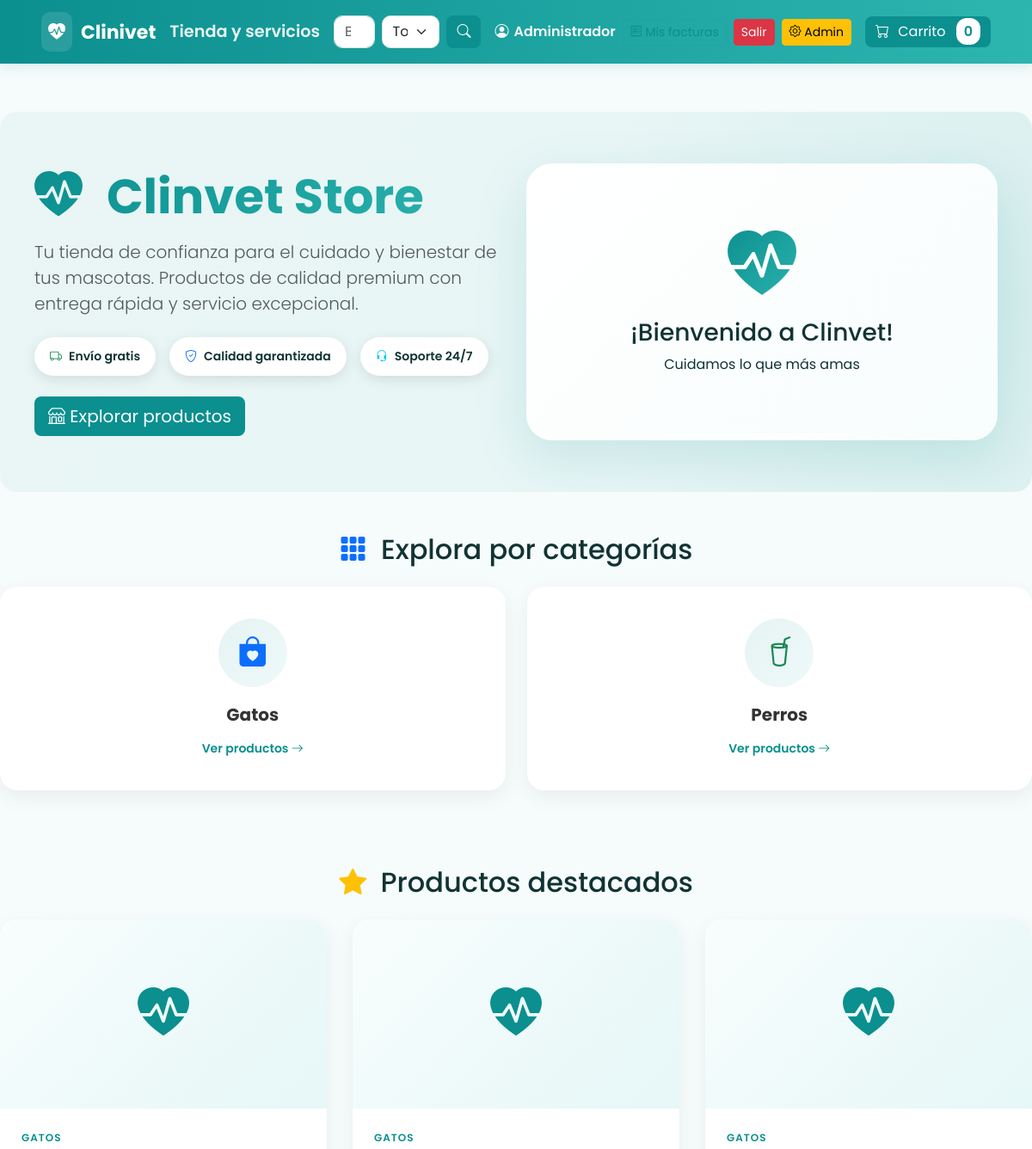
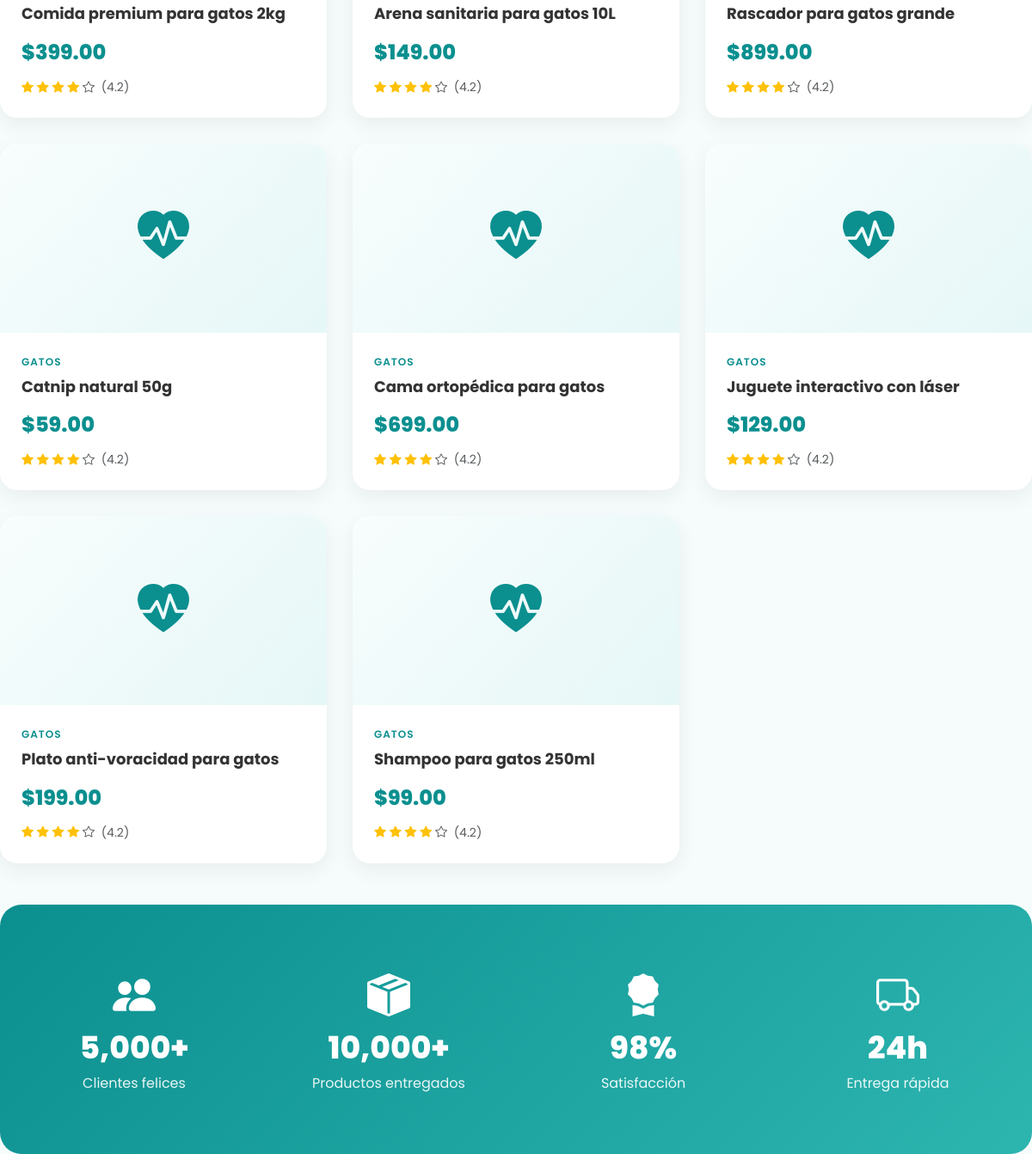
Page /backend/public/index.php?page=home (signed in) on the committed database (2 pictures, top to bottom).
### tables this page shows
CREATE TABLE IF NOT EXISTS categories (
  id INT AUTO_INCREMENT PRIMARY KEY,
  name VARCHAR(100) NOT NULL
);

CREATE TABLE IF NOT EXISTS products (
  id INT AUTO_INCREMENT PRIMARY KEY,
  category_id INT,
  name VARCHAR(200) NOT NULL,
  description TEXT,
  price DECIMAL(12,2) NOT NULL,
  stock INT DEFAULT 0,
  image VARCHAR(255),
  FOREIGN KEY (category_id) REFERENCES categories(id)
);

### backend/app/Controllers/ProductController.php (called while the page is built, shortened)
<?php
class ProductController {
    public function home() {
        $pdo = DB::get();
        $cats = $pdo->query("SELECT * FROM categories")->fetchAll(\PDO::FETCH_ASSOC);
        $stmt = $pdo->query("SELECT p.*, c.name as category_name FROM products p LEFT JOIN categories c ON p.category_id = c.id ORDER BY p.id LIMIT 8");
        $products = $stmt->fetchAll(\PDO::FETCH_ASSOC);
        include __DIR__ . '/../../../frontend/app/Views/home.php';
    }
}

### frontend/app/Views/home.php (the view, shortened to what this page needs)
<?php include __DIR__ . '/layouts/main.php'; ?>
<div class="hero-section mb-5">
  <div class="row align-items-center">
    <div class="col-lg-6">
      <div class="hero-content">
        <h1 class="display-4 fw-bold text-primary mb-3">
          <i class="bi bi-heart-pulse-fill text-danger me-3"></i>
          Clinvet Store
        </h1>
        <p class="lead text-muted mb-4">
          Tu tienda de confianza para el cuidado y bienestar de tus mascotas.
          Productos de calidad premium con entrega rápida y servicio excepcional.
        </p>
        <div class="d-flex gap-3 mb-4">
          <div class="feature-badge">
            <i class="bi bi-truck text-success"></i>
            <span>Envío gratis</span>
          </div>
          <div class="feature-badge">
            <i class="bi bi-shield-check text-primary"></i>
            <span>Calidad garantizada</span>
          </div>
          <div class="feature-badge">
            <i class="bi bi-headset text-info"></i>
            <span>Soporte 24/7</span>
          </div>
        </div>
        <a href="index.php?page=products" class="btn btn-primary btn-lg">
          <i class="bi bi-shop"></i> Explorar productos
        </a>
      </div>
    </div>
    <div class="col-lg-6">
      <div class="hero-image text-center">
        <div class="hero-card">
          <i class="bi bi-heart-pulse-fill hero-icon"></i>
          <h3>¡Bienvenido a Clinvet!</h3>
          <p>Cuidamos lo que más amas</p>
        </div>
      </div>
    </div>
  </div>
</div>
<div class="row mb-5">
  <div class="col-12">
    <h2 class="text-center mb-4">
      <i class="bi bi-grid-3x3-gap-fill text-primary me-2"></i>
      Explora por categorías
    </h2>
    <div class="categories-grid">
      <?php foreach($cats as $index => $c): ?>
        <div class="category-card" data-aos="fade-up" data-aos-delay="<?= $index * 100 ?>">
          <a href="index.php?page=category&id=<?=$c['id']?>" class="text-decoration-none">
            <div class="category-icon">
              <?php
              $icons = ['bi-bag-heart-fill', 'bi-cup-straw', 'bi-heart-fill', 'bi-star-fill', 'bi-gift-fill', 'bi-house-heart-fill'];
              $colors = ['text-primary', 'text-success', 'text-danger', 'text-warning', 'text-info', 'text-secondary'];
              $icon = $icons[$index % count($icons)];
              $color = $colors[$index % count($colors)];
              ?>
              <i class="bi <?= $icon ?> <?= $color ?>"></i>
            </div>
            <h5 class="category-name"><?=htmlspecialchars($c['name'])?></h5>
            <span class="category-link">Ver productos <i class="bi bi-arrow-right"></i></span>
          </a>
        </div>
      <?php endforeach; ?>
    </div>
  </div>
</div>
<div class="row">
  <div class="col-12">
    <h2 class="text-center mb-4">
      <i class="bi bi-star-fill text-warning me-2"></i>
      Productos destacados
    </h2>
    <div class="products-grid">
      <?php foreach($products as $index => $p): ?>
        <div class="product-card" data-aos="zoom-in" data-aos-delay="<?= $index * 150 ?>">
          <div class="product-image">
            <?php if (!empty($p['image'])): ?>
              <?php
                $__img = $p['image'];
                $__img = ltrim($__img, '/');
                $__img = preg_replace('#^(frontend/public/)+#', '', $__img);
                $__img = preg_replace('#^(public/)+#', '', $__img);
                $__img = '/' . ltrim($__img, '/');
              ?>
              <img src="<?=htmlspecialchars($baseUrl . $__img)?>" alt="<?=htmlspecialchars($p['name'])?>" />
            <?php else: ?>
              <div class="placeholder-image">
              </div>
            <?php endif; ?>
          </div>
          <div class="product-info">
            <div class="product-category"><?=htmlspecialchars($p['category_name'])?></div>
            <h5 class="product-title"><?=htmlspecialchars($p['name'])?></h5>
            <div class="product-price">$<?=number_format($p['price'],2)?></div>
            <div class="product-rating">
              <i class="bi bi-star-fill text-warning"></i>
              <i class="bi bi-star-fill text-warning"></i>
              <i class="bi bi-star-fill text-warning"></i>
              <i class="bi bi-star-fill text-warning"></i>
              <i class="bi bi-star text-muted"></i>
              <span class="ms-1 text-muted">(4.2)</span>
            </div>
          </div>
        </div>
      <?php endforeach; ?>
    </div>
  </div>
</div>
<div class="stats-section mt-5 mb-4">
  <div class="row text-center">
    <div class="col-md-3 col-6">
      <div class="stat-card">
        <i class="bi bi-people-fill text-primary"></i>
        <h3>5,000+</h3>
        <p>Clientes felices</p>
      </div>
    </div>
    <div class="col-md-3 col-6">
      <div class="stat-card">
        <i class="bi bi-box-seam-fill text-success"></i>
        <h3>10,000+</h3>
        <p>Productos entregados</p>
      </div>
    </div>
    <div class="col-md-3 col-6">
      <div class="stat-card">
        <i class="bi bi-award-fill text-warning"></i>
        <h3>98%</h3>
        <p>Satisfacción</p>
      </div>
    </div>
    <div class="col-md-3 col-6">
      <div class="stat-card">
        <i class="bi bi-truck text-info"></i>
        <h3>24h</h3>
        <p>Entrega rápida</p>
      </div>
    </div>
  </div>
</div>
<link href="https://unpkg.com/aos@2.3.1/dist/aos.css" rel="stylesheet">
</body>
</html>

### frontend/app/Views/layouts/main.php (style rules this page uses)
:root { --primary:#0b8f8f; --primary-dark:#086f6f; --accent:#ffd166; --muted:#7b8b8b; --card-bg: #ffffff; --page-bg: #f6fbfb; }
html,body { height:100%; }
body { font-family: 'Poppins', system-ui, -apple-system, 'Segoe UI', Roboto, 'Helvetica Neue', Arial; background:var(--page-bg); color:#133; }
.btn-primary, .btn-success { background:var(--primary); border:none; color:#fff; border-radius:8px; }

### frontend/app/Views/home.php (style rules this page uses)
.hero-section { background: linear-gradient(135deg, rgba(11,143,143,0.05) 0%, rgba(45,181,176,0.08) 100%); border-radius: 20px; padding: 60px 40px; margin-bottom: 60px; position: relative; overflow: hidden; }
.hero-section::before { content: ''; position: absolute; top: -50%; right: -50%; width: 100%; height: 200%; background: radial-gradient(circle, rgba(11,143,143,0.08) 0%, transparent 70%); animation: float 6s ease-in-out infinite; }
.hero-content h1 { font-weight: 800; background: linear-gradient(135deg, #0b8f8f, #2db5b0); -webkit-background-clip: text; -webkit-text-fill-color: transparent; background-clip: text; }
.feature-badge { background: white; padding: 12px 18px; border-radius: 50px; box-shadow: 0 4px 15px rgba(0,0,0,0.1); display: flex; align-items: center; gap: 8px; font-weight: 600; font-size: 14px; }
.hero-card { background: linear-gradient(135deg, #fff 0%, #f8fdfd 100%); padding: 60px 40px; border-radius: 30px; box-shadow: 0 20px 60px rgba(11,143,143,0.15); text-align: center; position: relative; }
.hero-icon { font-size: 80px; background: linear-gradient(135deg, #0b8f8f, #2db5b0); -webkit-background-clip: text; -webkit-text-fill-color: transparent; background-clip: text; margin-bottom: 20px; }
.categories-grid { display: grid; grid-template-columns: repeat(auto-fit, minmax(200px, 1fr)); gap: 25px; margin-bottom: 40px; }
.category-card { background: white; padding: 35px 25px; border-radius: 20px; text-align: center; box-shadow: 0 8px 25px rgba(0,0,0,0.06); transition: all 0.3s ease; border: 2px solid transparent; }
.category-icon { width: 80px; height: 80px; margin: 0 auto 20px; background: linear-gradient(135deg, rgba(11,143,143,0.1), rgba(45,181,176,0.08)); border-radius: 50%; display: flex; align-items: center; justify-content: center; font-size: 35px; }
.category-name { font-weight: 700; color: #333; margin-bottom: 15px; }
.category-link { color: #0b8f8f; font-weight: 600; font-size: 14px; }
.products-grid { display: grid; grid-template-columns: repeat(auto-fit, minmax(280px, 1fr)); gap: 30px; }
.product-card { background: white; border-radius: 20px; overflow: hidden; box-shadow: 0 8px 25px rgba(0,0,0,0.06); transition: all 0.3s ease; position: relative; }
.product-image { position: relative; height: 220px; overflow: hidden; }
.placeholder-image { width: 100%; height: 100%; background: linear-gradient(135deg, #f8fdfd, #e6f7f7); display: flex; align-items: center; justify-content: center; font-size: 60px; color: #0b8f8f; }
.product-info { padding: 25px; }
.product-category { color: #0b8f8f; font-size: 12px; font-weight: 600; text-transform: uppercase; letter-spacing: 1px; margin-bottom: 8px; }
.product-title { font-weight: 700; color: #333; margin-bottom: 15px; font-size: 18px; line-height: 1.3; }
.product-price { font-size: 24px; font-weight: 800; color: #0b8f8f; margin-bottom: 12px; }
.product-rating { font-size: 14px; }
.stats-section { background: linear-gradient(135deg, #0b8f8f 0%, #2db5b0 100%); border-radius: 25px; padding: 50px 20px; color: white; }
.stat-card { padding: 20px; }
.stat-card i { font-size: 50px; margin-bottom: 15px; color: white !important; }
.stat-card h3 { font-size: 36px; font-weight: 800; margin-bottom: 8px; }
.stat-card p { font-size: 16px; opacity: 0.9; margin: 0; }

### rows in the picture
categories: name "Gatos"
categories: name "Perros"
products: category.name "GATOS", name "Comida premium para gatos 2kg", price "399.00"
products: category.name "GATOS", name "Arena sanitaria para gatos 10L", price "149.00"
products: category.name "GATOS", name "Rascador para gatos grande", price "899.00"
products: category.name "GATOS", name "Catnip natural 50g", price "59.00"
products: category.name "GATOS", name "Cama ortopédica para gatos", price "699.00"
products: category.name "GATOS", name "Juguete interactivo con láser", price "129.00"
products: category.name "GATOS", name "Plato anti-voracidad para gatos", price "199.00"
products: category.name "GATOS", name "Shampoo para gatos 250ml", price "99.00"

### other values in the picture
$_SESSION['user']['name'] "Administrador"
